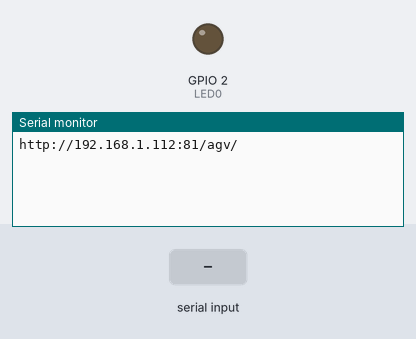
Bench run of a sketch on a simulated ESP8266 (NodeMCU). On the bench: output pins drawn as LEDs (lit = HIGH), the last lines printed to the serial monitor. The inputs (shaded band) are chosen by the test bench. Uploads are accepted with an empty reply.

Above: at 2.4 s.
2.5 s: "$\n" received over the second serial link
At 2.9 s:
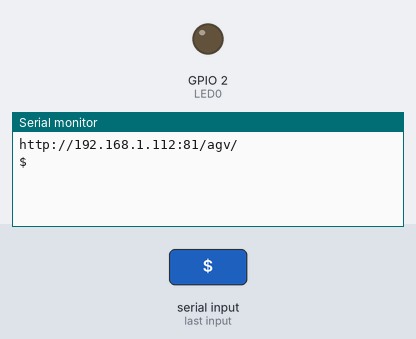
4.1 s: "%\n" received over the second serial link
At 5.3 s:
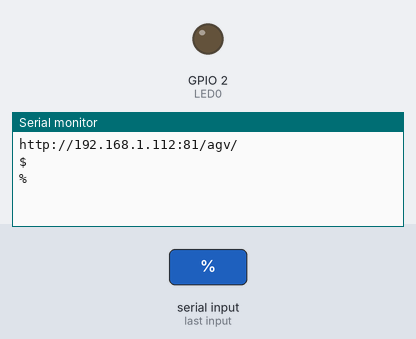
5.7 s: "uid\n" received over the second serial link
At 6.6 s:
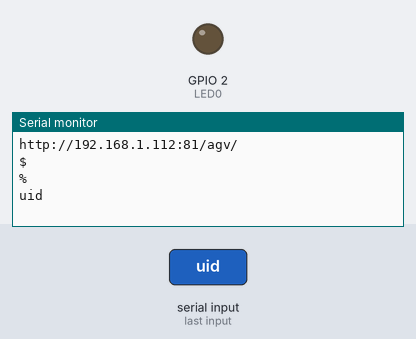

The sketch:

mcuClient.ino
```cpp
#include <ESP8266WiFi.h>
#include <ESP8266HTTPClient.h>
#include <SoftwareSerial.h>
#include <Wire.h>
SoftwareSerial swSer(12, 14);
#define   LED0      2
#define   ssid      "FECT CLUB"
#define   pass      "666888999"
String host1 = "http://192.168.1.112:81/agv/";
String host2 = "http://192.168.1.112:81/agv/";
WiFiClient client;
HTTPClient http;
//String data = "", data_temp;
bool send_Request(byte stt, String data = "") {
  bool st = false;
  static String host = host1;
  Serial.println(host);
  for (int i = 0; i < 2; i++)
  {
    if (http.begin(client, host + "getvitri.php?stt=" + String(stt) + "&uid=" + data)) { // HTTP
      int httpCode = http.GET();
      if (httpCode > 0) {
        if (httpCode == HTTP_CODE_OK || httpCode == HTTP_CODE_MOVED_PERMANENTLY) {
          String payload = http.getString();
          Serial.println(payload);
          st = 1;
          if (payload != "None")
          {
            swSer.println(payload);
          }
           break;
        }
      } else {
        if (host == host2)
        {
          host = host1;
        } else
        {
          host = host2;
        }
      }
      http.end();
    } else {
      if (host == host2)
      {
        host = host1;
      } else
      {
        host = host2;
      }
      Serial.printf("[HTTP} Unable to connect\n");
    }
  }
  return st;
}
void setup() {
  Serial.begin(115200);
  swSer.begin(9600);
//  ESP.eraseConfig();
//  WiFi.persistent(false);
//  WiFi.mode(WIFI_AP_STA);
  WiFi.softAP(ssid, pass);
  delay(1000);
  pinMode(LED0, OUTPUT);
  Checkid_stop();
}
void Checkid_stop()
{
  while (!send_Request(4))
  {
    for (int i = 0; i < 4; i++)
    {
      digitalWrite(LED0, LOW);
      delay(250);
      digitalWrite(LED0, HIGH);
      delay(250);
    }
  }
  digitalWrite(LED0, LOW);
}
void readSerial() {
  if (swSer.available()) {
    delay(100);
    String data1 = "";
    while (swSer.available() > 0)
    {
      char b = (char)swSer.read();
      if (b != '\n')
      {
        data1 += b;
      } else {
        Serial.println(data1);
        int index1 = -1, index2 = -1;
        index1 = data1.indexOf("$");
        index2 = data1.indexOf("%");
        if (index1 >= 0 && index2 > index1)
        {
          String tam = data1.substring(index1 + 1, index2);
          Serial.println(tam);
          if (tam != "")
          {
            if (tam == "uid")
            {
              send_Request(3);
            }
            else if (tam == "stopid")
            {
              send_Request(4);
            }
            else
            {
              send_Request(5, tam);
            }
            delay(100);
          }
          break;
        }
      }
    }
  }
}
void loop () {
  readSerial();
}
```

Measured:
- after the input at 2.5 s, the serial monitor: prints a new line after 0.10 s (image 1)
- after the input at 4.1 s, the serial monitor: prints a new line after 0.10 s (image 2)
- after the input at 5.7 s, the serial monitor: prints a new line after 0.10 s (image 3)
